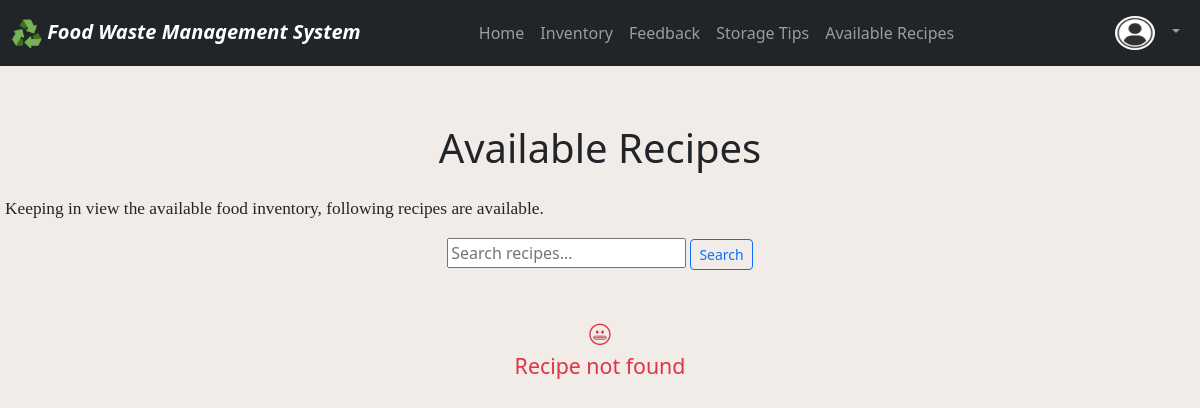
/views/user_dashboard/available_recipes.php, run on an earlier commit of the app's database.
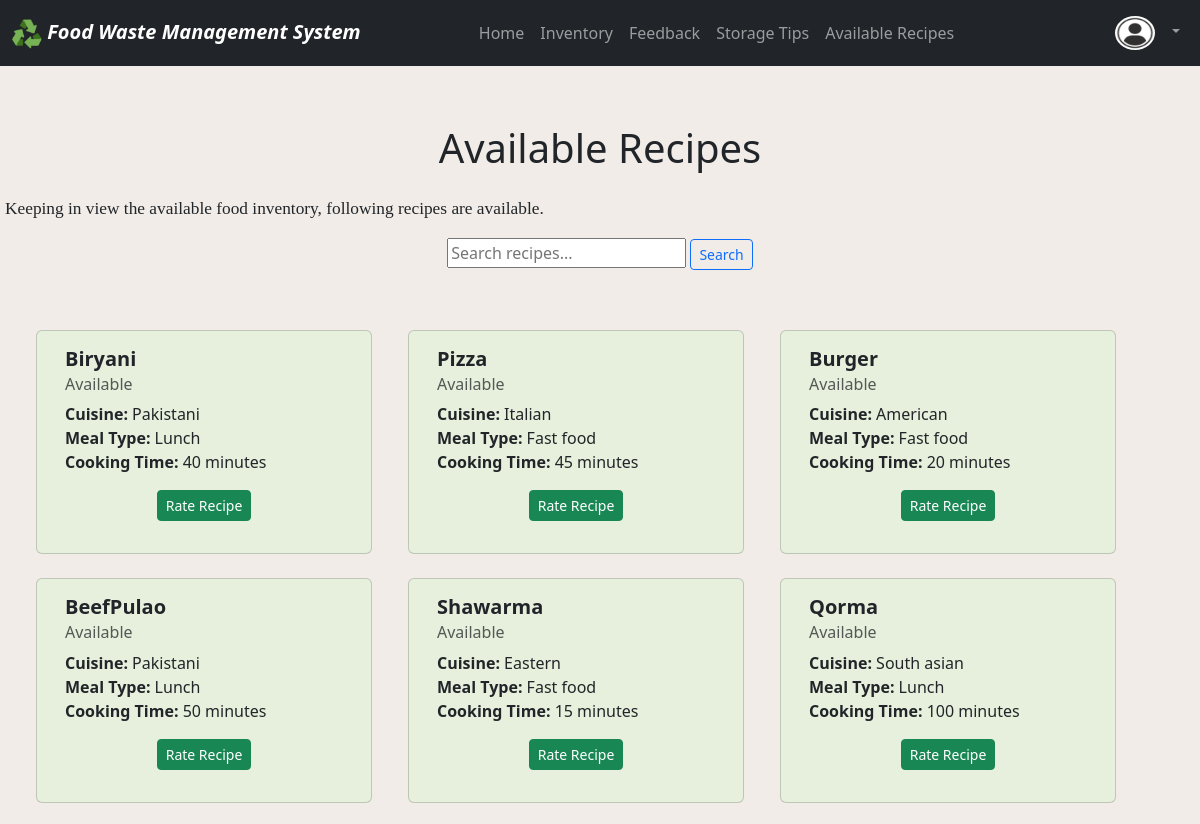
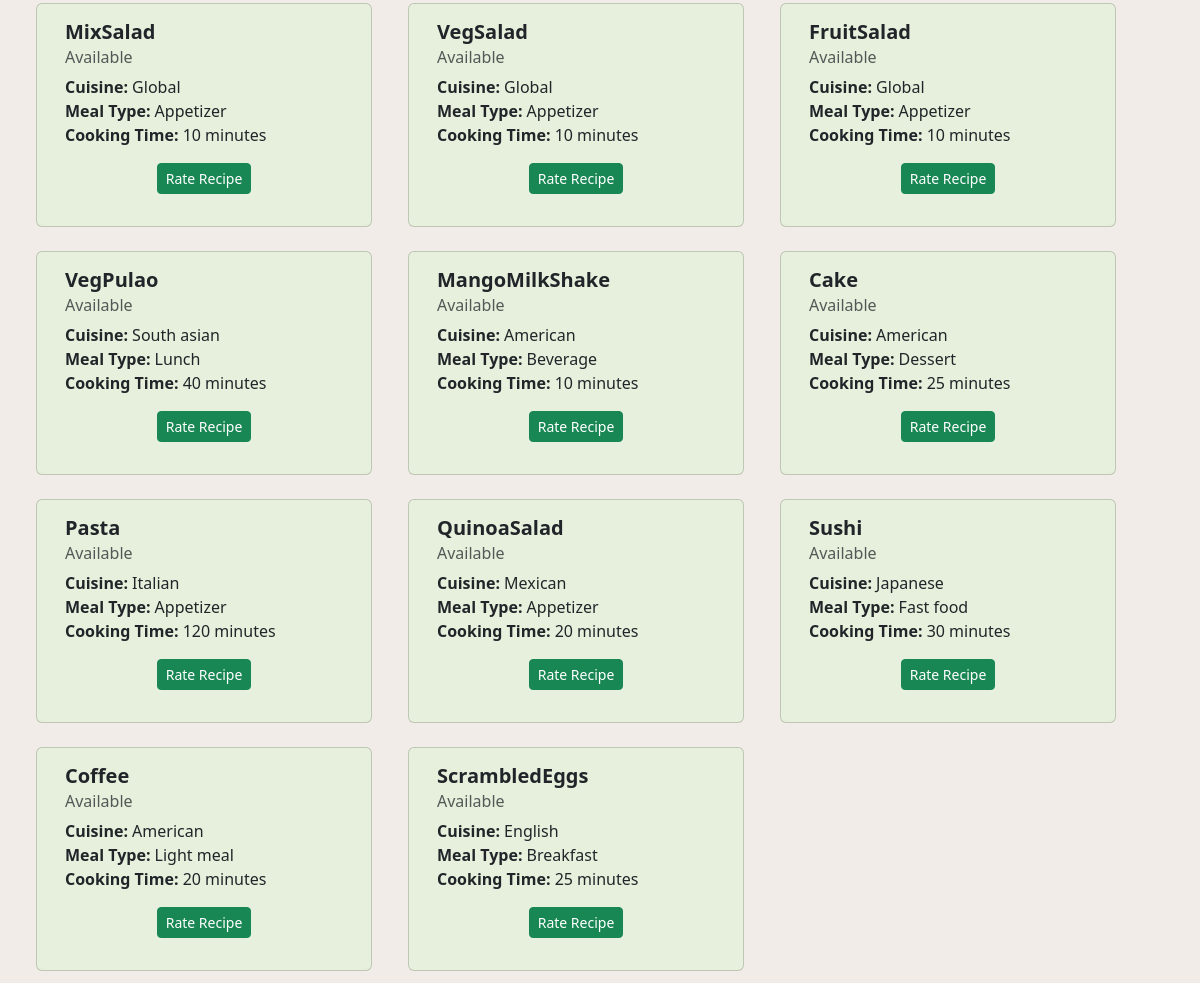
And on a later commit of the database (2 pictures, top to bottom).
### tables this page shows
CREATE TABLE `recipe` (
  `recipe_id` int(11) NOT NULL,
  `recipe_name` varchar(255) NOT NULL,
  `cuisine` varchar(255) NOT NULL,
  `meal_type` varchar(255) NOT NULL,
  `cooking_time` varchar(255) NOT NULL
);

### core/functions.php (called while the page is built, shortened)
<?php
function capitalise($data)
{
  return ucfirst($data);
}

### views/user_dashboard/available_recipes.php (the view, shortened to what this page needs)
<?php
include('../../config/connection.php');
include('../../includes/header.php');
include('../../core/functions.php');
include('navbar.php');
?>
<h1 class="text-center mt-1 mb-4">Available Recipes</h1>
<p style="padding-left:5px; font-family:book antiqua; font-size:13pt">Keeping in view the available food inventory, following recipes are available. </p>
<form method="GET" action="" class="text-center mb-5">
    <input type="text" name="search" placeholder="Search recipes..." value="<?php echo isset($_GET['search']) ? $_GET['search'] : ''; ?>">
    <button type="submit" class="btn btn-sm btn-outline-primary">Search</button>
</form>
<?php
$dishes = array(
    "biryani",
    "pizza",
    "burger",
    "beefPulao",
    "shawarma",
    "qorma",
    "mixSalad",
    "vegSalad",
    "fruitSalad",
    "vegPulao",
    "mangoMilkShake",
    "cake",
    "pasta",
    "quinoaSalad",
    "sushi",
    "coffee",
    "scrambledEggs"
);
$columnCount = 0;
$found = false;
foreach ($dishes as $dish) {
    if ($dish) {
        $query = "SELECT * FROM recipe WHERE recipe_name REGEXP '$dish'";
        $result = mysqli_query($connect, $query);
        if (mysqli_num_rows($result) > 0) {
            $found = true;
            if ($columnCount === 0) {
                echo "<div class='row' style='margin-left:1%'>";
            }
            while ($dish_data = mysqli_fetch_assoc($result)) {
                echo "<div class='card col-sm-4' style='margin:1%; margin-left:2%; height:11%; width:28%;  background-color: #E7F0DC;'>";
                echo "<div class='card-body'>";
                echo "<h5 class='card-title'><strong>" . ucfirst($dish) . "</strong></h5>";
                echo "<h6 class='card-subtitle mb-2 text-muted'>Available</h6>";
                echo "<p class='card-text'>";
                echo "<strong>Cuisine: </strong>" . capitalise($dish_data['cuisine']) . "<br/>";
                echo "<strong>Meal Type: </strong>" . capitalise($dish_data['meal_type']) . "<br/>";
                echo "<strong>Cooking Time: </strong>" . capitalise($dish_data['cooking_time']) . " minutes </br>";
                echo "</p>";
                echo "<p class='text-center'>";
                echo "<a href='feedback.php' class='card-link btn btn-sm btn-success'>Rate Recipe</a>";
                echo "</p>";
                echo "</div>";
                echo "</div>";
                $columnCount++;
                if ($columnCount % 3 === 0) {
                    echo "</div>";
                    $columnCount = 0;
                }
            }
        }
    }
}
if ($columnCount > 0) {
    echo "</div>";
}
if (!$found) {
    echo "<p style='font-size:16pt' class='text-center text-danger'><i class='bi bi-emoji-grimace'></i><br/>Recipe not found</p>";
}
?>
<?php include('../../includes/footer.php') ?>

### includes/header.php (shortened to what this page needs)
<!doctype html>
<html lang="en">
<head>
  <link rel="stylesheet" href="https://cdn.jsdelivr.net/npm/bootstrap-icons@1.11.3/font/bootstrap-icons.min.css">
  <link href="https://cdn.jsdelivr.net/npm/bootstrap@5.3.3/dist/css/bootstrap.min.css" rel="stylesheet"
>
</head>

### views/user_dashboard/navbar.php (shortened to what this page needs)
<?php include("../../includes/header.php") ?>
<nav class="navbar navbar-expand-lg navbar-dark bg-dark fixed-top d-flex justify-content-between"
  style="margin-bottom:10px !important">
  <div class="container-fluid">
    <a class="navbar-brand" href="user_dashboard.php"><em><strong> <img src="../../images/favicon.ico" alt=""
            style="height:30px; width:30px"> Food Waste Management System</strong></em></a>
    <ul class="navbar-nav" style="margin-left:8% !important">
      <li class="nav-item">
        <a class="nav-link " aria-current="page" href="user_dashboard.php">Home</a>
      </li>
      <li class="nav-item">
        <a class="nav-link" href="view_inventory.php">Inventory</a>
      </li>
      <li class="nav-item">
        <a class="nav-link" href="feedback.php">Feedback</a>
      </li>
      <li class="nav-item" >
      <a class="nav-link" href="storage_tips.php">Storage Tips</a>
        </li>
        <li class="nav-item" >
      <a class="nav-link" href="available_recipes.php">Available Recipes</a>
        </li>
    </ul>
    <div class="collapse navbar-collapse" id="navbarNavDropdown">
      <ul class="navbar-nav ms-auto">
        <li class="nav-item dropdown">
          <a class="nav-link dropdown-toggle" href="#" id="navbarDropdownMenuLink" role="button"
            data-bs-toggle="dropdown" aria-expanded="false">
            <img src="../../images/user.jpg" alt="User Avatar" width="40px" height="34px"
              class="rounded-circle">&nbsp;&nbsp; <?php echo $_SESSION['username'] ?>
          </a>
        </li>
      </ul>
    </div>
  </div>
</nav><br /><br/><br/><br/><br/>
<?php include ("../../includes/footer.php"); ?>

### includes/footer.php (shortened to what this page needs)
<body>
  </body>
</html>

### views/user_dashboard/navbar.php (style rules this page uses)
body { background-color: #F1ECE7; }

### views/user_dashboard/available_recipes.php (style rules this page uses)
body { background-color: #F1ECE7; }

What changed in the data, as far as the page shows it:
added recipe: dish "Biryani", cuisine "Pakistani", meal_type "Lunch", cooking_time "40"
added recipe: dish "Pizza", cuisine "Italian", meal_type "Fast food", cooking_time "45"
added recipe: dish "Burger", cuisine "American", meal_type "Fast food", cooking_time "20"
added recipe: dish "BeefPulao", cuisine "Pakistani", meal_type "Lunch", cooking_time "50"
added recipe: dish "Shawarma", cuisine "Eastern", meal_type "Fast food", cooking_time "15"
added recipe: dish "Qorma", cuisine "South asian", meal_type "Lunch", cooking_time "100"
added recipe: dish "MixSalad", cuisine "Global", meal_type "Appetizer", cooking_time "10"
added recipe: dish "VegSalad", cuisine "Global", meal_type "Appetizer", cooking_time "10"
added recipe: dish "FruitSalad", cuisine "Global", meal_type "Appetizer", cooking_time "10"
added recipe: dish "VegPulao", cuisine "South asian", meal_type "Lunch", cooking_time "40"
added recipe: dish "MangoMilkShake", cuisine "American", meal_type "Beverage", cooking_time "10"
added recipe: dish "Cake", cuisine "American", meal_type "Dessert", cooking_time "25"
added recipe: dish "Pasta", cuisine "Italian", meal_type "Appetizer", cooking_time "120"
added recipe: dish "QuinoaSalad", cuisine "Mexican", meal_type "Appetizer", cooking_time "20"
added recipe: dish "Sushi", cuisine "Japanese", meal_type "Fast food", cooking_time "30"
added recipe: dish "Coffee", cuisine "American", meal_type "Light meal", cooking_time "20"
added recipe: dish "ScrambledEggs", cuisine "English", meal_type "Breakfast", cooking_time "25"
Also different on the page:
text no longer shown: "Recipe not found"
